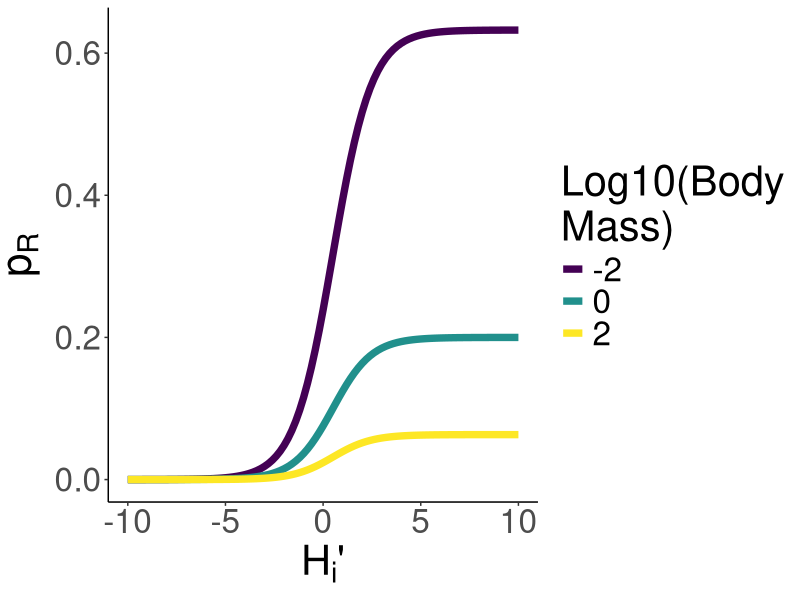
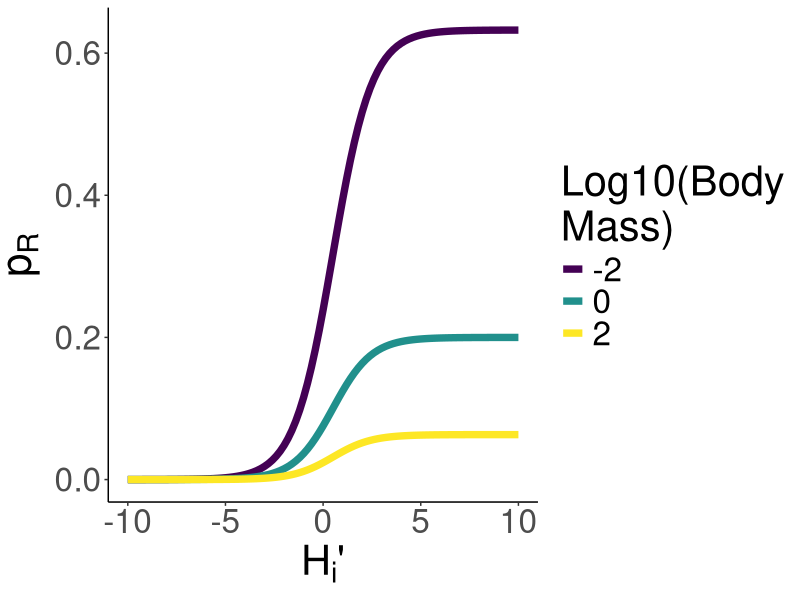

Here is the R script that generated these plots, in order:
##############################################
## Create new formula for Poff
## Where Poff = 0 at H < 0 and 1 at H > 1
##############################################

library(tidyverse)

gpath = "/home/ben/Documents/TangledMT/Paper/Figures/"
setwd(gpath)

x = seq(-10, 10, length.out = 101)
masses = seq(log10(0.01), log10(100), length.out = 3)
masses = 10^masses
dat = expand.grid(x, masses) %>% rename("x" = 1, "m" = 2)

pOff = function(x, m, k = 0.1) {
    G = 5*m^0.25
    pOff = 1 / (1 + (exp(-(x - 0.5))))
    pOff = pOff/G
    return(pOff)
}

dat = dat %>% mutate(G = m^0.25, pOff = pOff(x, m, k = 1))

pOffPlot = ggplot(dat, aes(x, pOff, col = as.factor(round(log10(m), 2)))) + 
    geom_line(linewidth = 2.5) +
    theme_classic() +
    labs(x = expression(paste(H[i], "'")), y = expression(paste(p[R],sep="")),
    col = "Log10(Body\nMass)") +
    theme(text = element_text(size = 30)) +
    scale_colour_viridis_d()

pOffPlot

ggsave(filename = "pOffPlot.pdf", plot = pOffPlot,  width = 18, height = 10)
